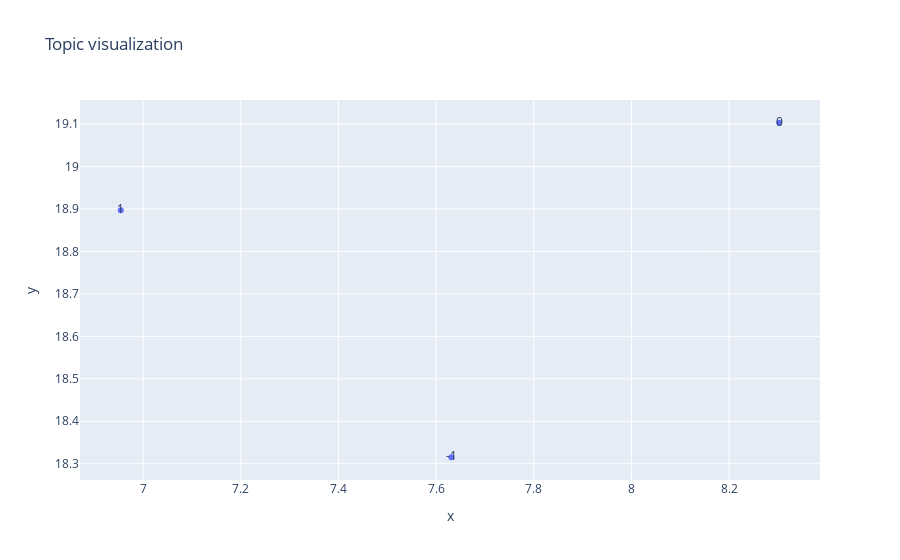

The notebook cell saved with this chart:
### Code cell
from umap import UMAP
import pandas as pd
import plotly.express as px

# Get your topic-term embeddings
embeddings = topic_model.c_tf_idf_.toarray()

# 1) Build a UMAP reducer with random init
umap_model = UMAP(
    n_neighbors=15,
    n_components=2,
    metric="cosine",
    init="random",
    random_state=42
)
reduced_embeddings = umap_model.fit_transform(embeddings)

# 2) Build a DataFrame and scatter
df = pd.DataFrame(reduced_embeddings, columns=["x", "y"])
df["topic"] = topic_model.get_topic_info()["Topic"].values

fig = px.scatter(
    df,
    x="x",
    y="y",
    text="topic",
    title="Topic visualization"
)
fig.show()

### Figure 1 — Plotly figure (JSON) as saved in the notebook; plotly's stock layout.template omitted (floating-point values rounded to 4 significant figures)
{"data": [{"hovertemplate": "x=%{x}<br>y=%{y}<br>topic=%{text}<extra></extra>", "legendgroup": "", "marker": {"color": "#636efa", "symbol": "circle"}, "mode": "markers+text", "name": "", "orientation": "v", "showlegend": false, "text": [-1, 0, 1], "type": "scatter", "x": [7.631, 8.303, 6.954], "xaxis": "x", "y": [18.32, 19.1, 18.9], "yaxis": "y"}], "layout": {"legend": {"tracegroupgap": 0}, "title": {"text": "Topic visualization"}, "xaxis": {"anchor": "y", "domain": [0, 1], "title": {"text": "x"}}, "yaxis": {"anchor": "x", "domain": [0, 1], "title": {"text": "y"}}}}
